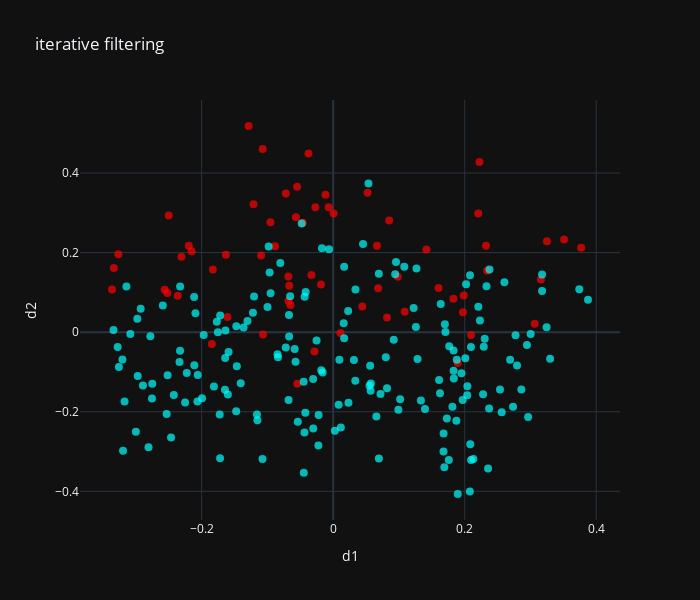

The notebook cell this image was saved under:
### Code cell
# New method
from common import find_outliers

X_numpy = np.array(X)
y_numpy = np.array(y)

outliers_to_remove=0.3

outliers_mask, score = find_outliers(
    X_numpy,
    y_numpy,
    special_model,
    outliers_to_remove=outliers_to_remove,
    iterations=5,
    gamma=0.9,
    evaluate_loss=metrics.mean_absolute_error,
    cv=5,
    repeats=3,
    class_weight_scale_power=0.5,
    plot=False
)

outliers_to_remove=sum(outliers_mask)/len(X)

render_results(X,y,scaler,outliers_mask,"iterative filtering")

### Figure 1 — Plotly figure (JSON) as saved in the notebook; plotly's stock layout.template omitted (floating-point values rounded to 4 significant figures; data arrays with more than 128 entries replaced by an {"elided": "..."} marker saying what was removed)
{"data": [{"marker": {"color": {"elided": "242 str values"}, "opacity": 0.7, "size": 8}, "mode": "markers", "type": "scatter", "x": {"elided": "242 float values"}, "y": {"elided": "242 float values"}}], "layout": {"height": 600, "title": {"text": "iterative filtering"}, "width": 700, "xaxis": {"title": {"text": "d1"}}, "yaxis": {"title": {"text": "d2"}}}}
